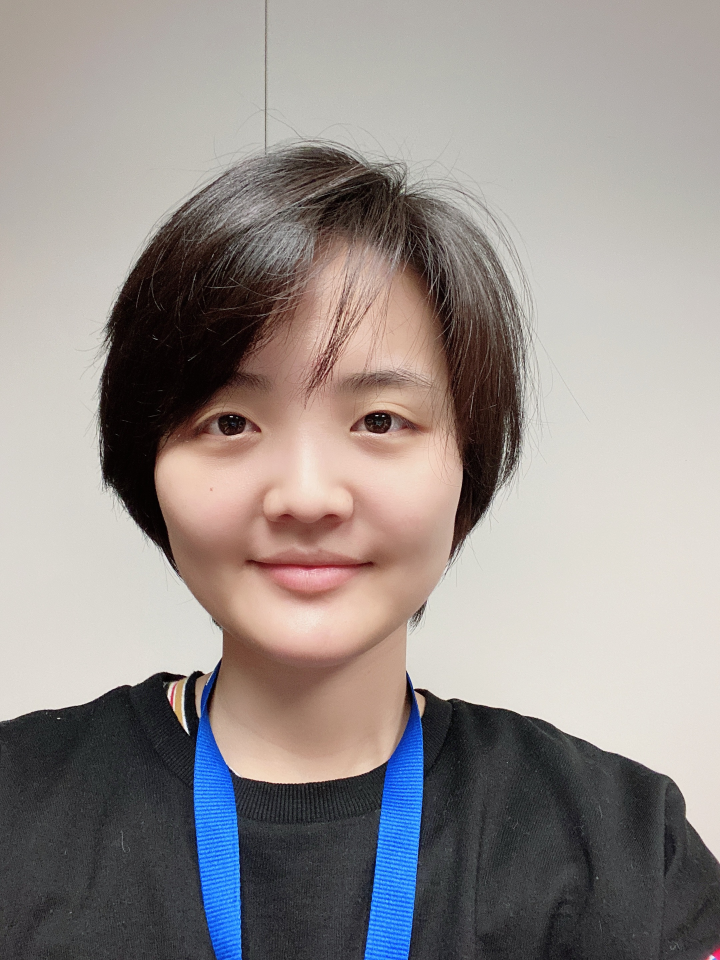
#> input picture Fall_2023/Project1/Part2/Project 1 Part 2 Download Sep 29, 2023 943 AM/262349-1939611 - Heh-Soo Choi - Sep 23, 2023 321 PM/my_face.JPG, 2160 x 2880 px, found by its file name (shown at 1/3 size)
$ jupyter execute 'Choi_Hyesoo(Heh-soo)_project1_pt2.ipynb'
#> lines starting #> are read from the running program, lines starting #| are printed output that depends on the picture; after the words box and inside, x2 and y2 are one past the last pixel; in counts of white or black regions, pixels touching at a corner belong together
# Project 1 - Part 2
### hyesoo choi (heh-soo choi)

<p>
Skin tracking algorithm.
Using NumPy, OpenCv, and Matplotlib complete the following image pipeline.  Submit python notebook. </p>

<b>Image Pipeline </b><br />

-    Take a picture of your face or have a friend do it.
-    Import the image into Jupyter Notebook.
-    Analyze the image.
-    Create a histogram of the whole image.
-    Modify your image with brightness and contrast so it fills the complete tonal range.
-    Create a mask of your face.
-    Use the mask to create a HSV histogram.
-    Analyze the histogram for skin tone ranges.
-    Use the HSV ranges to create a mask of skin tones.
-    Apply the mask to the image and segment out your skin/face.

<p>For the last two steps in the pipeline, you will need to use cv2.bitwise_and and cv2.inRange. Read the documentation to understand the inputs that both functions accept and what they accomplish.</p>

[cell 1]
# define adjust_brightness and contrast function (from class)
# output = alpha * input + beta

def adjust_brightness_contrast(image_array, alpha, beta):
    # Convert to floating point to avoid overflow and underflow
    temp = image_array.astype('float32')

    # Adjust contrast
    temp *= alpha

    # Adjust brightness
    temp += beta

    # Clip values to be in the range [0, 255]
    temp = np.clip(temp, 0, 255)

    return temp.astype('uint8')

[cell 2]
# import libraries
import numpy as np
import cv2
import matplotlib.pyplot as plt

# 2. Import the image into Jupyter Notebook.
img_color = cv2.imread("../Graphics/my_face.JPG")
#> img_color is the input picture: shape (2880, 2160, 3); mean B, G, R 139.7, 142.3, 149.3

# 3. Analyze the image

# convert img to rgb
img_rgb = cv2.cvtColor(img_color, cv2.COLOR_BGR2RGB)

# convert img to hsv
img_hsv = cv2.cvtColor(img_rgb, cv2.COLOR_RGB2HSV)
#> img_hsv: shape (2880, 2160, 3); mean H, S, V 39.1, 41.6, 155.3
# convert to black and white to analyze the image brightness and contrast
img_bw = cv2.cvtColor(img_rgb, cv2.COLOR_RGB2GRAY)
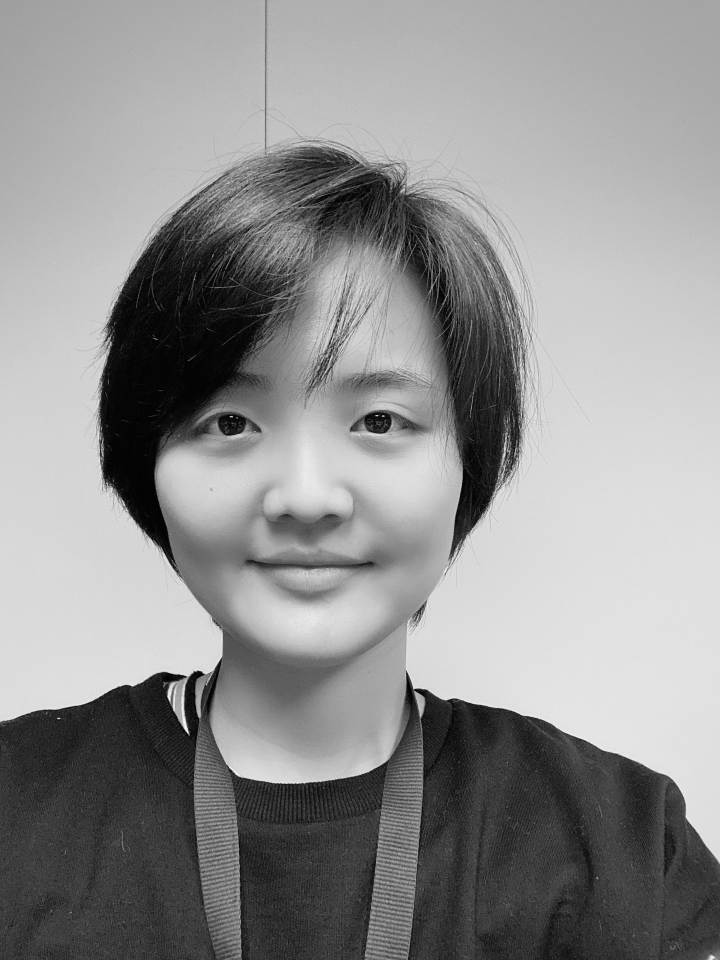
#> img_bw: shape (2880, 2160) (shown at 1/3 size); min 0, max 255, mean 144.1

# 4. Create a histogram of the whole image. RGB
# Hue
hist = cv2.calcHist([img_hsv], [0], None, [256], [0,255])
#> hist = 256 values, max 811912 at index 21, min 0 at index 47, mean 24300
plt.plot(hist, color='red')
plt.xlim([0,255])

# Saturation
hist = cv2.calcHist([img_hsv], [1], None, [256], [0,255])
#> hist = 256 values, max 812009 at index 12, min 0 at index 255, mean 24145.3
plt.plot(hist, color='green')
plt.xlim([0,255])

# Value
hist = cv2.calcHist([img_hsv], [2], None, [256], [0,255])
#> hist = 256 values, max 90244 at index 228, min 0 at index 255, mean 24118.4
plt.plot(hist, color='blue')
plt.xlim([0,255])

plt.legend(["hue", "saturation", "value"], loc = 'upper left')
plt.show()
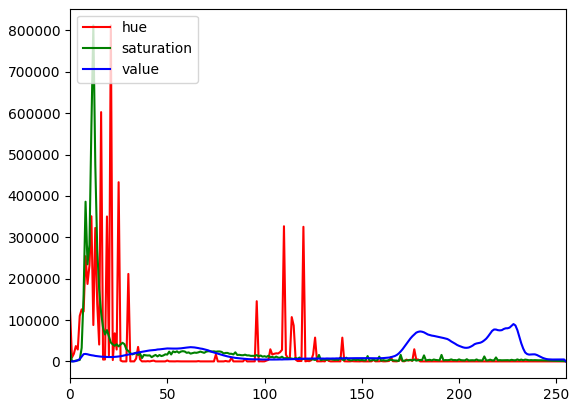
#> figure drawn by matplotlib, 1 panel; curve peaks at x = 21, y = 811912; curve peaks at x = 12, y = 812009; curve peaks at x = 228, y = 90244

# calculate the histogram of bw img
hist_bw = cv2.calcHist([img_bw], [0], None, [256], [0,255])
#> hist_bw = 256 values, max 90484 at index 221, min 0 at index 255, mean 24300

# 5. Modify your image with brightness and contrast.
# Adjust brightness and contrast for better quality of image
contrast = 0.97
brightness = 1.05
adjusted_img_bw = adjust_brightness_contrast(img_bw, contrast, brightness)
adjusted_img_color = adjust_brightness_contrast(img_rgb, contrast, brightness)
#> call 2 of adjust_brightness_contrast, with alpha = 0.97, beta = 1.05
#> in adjust_brightness_contrast (call 2), `return temp.astype('uint8')`:
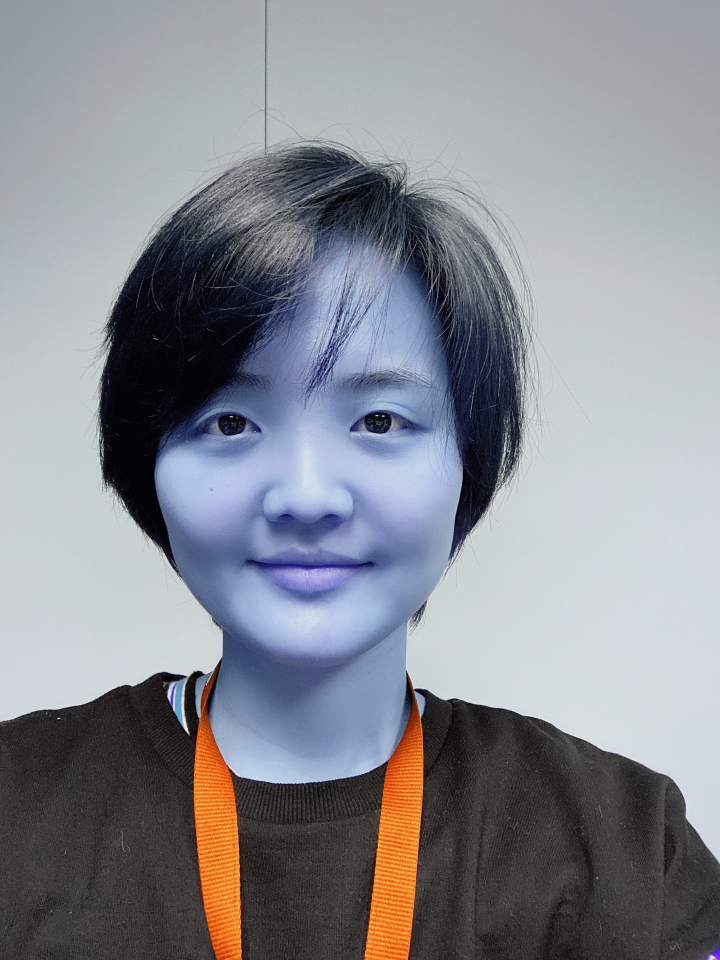
#> returned value: shape (2880, 2160, 3) (shown at 1/3 size); mean of channels 0, 1, 2 145.4, 138.6, 136; drawn as B, G, R

# Calculate histogram of adjusted image bw
adjusted_hist = cv2.calcHist([adjusted_img_bw],[0],None,[256],[0,255])
#> adjusted_hist = 256 values, max 90484 at index 215, min 0 at index 0, mean 24300

# Plotting original and adjusted images side-by-side
plt.figure(figsize=(5,5))

plt.subplot(2, 2, 1)
plt.imshow(img_rgb)
plt.title('Original Image')

plt.subplot(2, 2, 2)
plt.plot(hist_bw)
plt.xlim([0,255])
plt.title('OG Histogram')

plt.subplot(2, 2, 3)
plt.imshow(adjusted_img_color, vmin=0, vmax=255)
plt.title('Adjusted Image')

plt.subplot(2, 2, 4)
plt.plot(adjusted_hist)
plt.xlim([0,255])
plt.title('Adjusted Histogram')

plt.tight_layout()
plt.show()
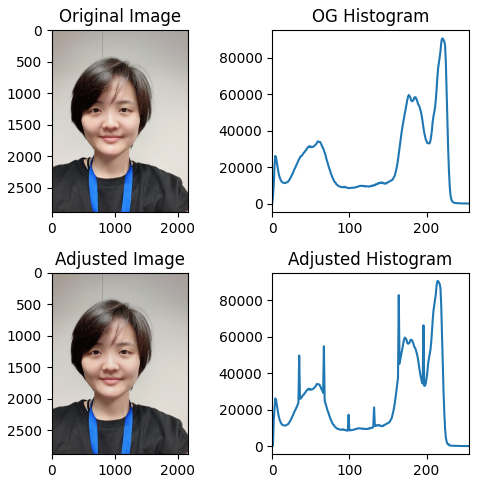
#> figure drawn by matplotlib, 4 panels; panel 2: curve peaks at x = 221, y = 90484; panel 4: curve peaks at x = 215, y = 90484

[cell 3]
# 6. Mask out your face.
# create a mask (use bit-wise AND operator)
mask = np.zeros(img_rgb.shape[:2], np.uint8)
mask[550:2000, 450:1400] = 255

img_masked = cv2.bitwise_and(img_rgb, img_rgb, mask=mask)
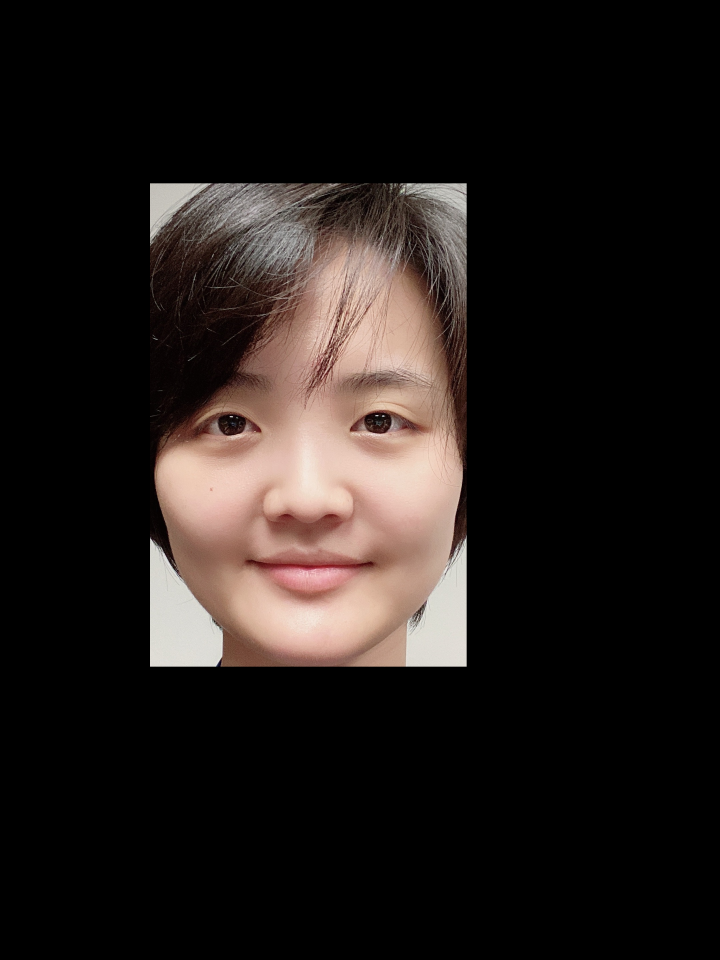
#> img_masked: shape (2880, 2160, 3) (shown at 1/3 size); mean R, G, B 33.8, 27.7, 25.2

plt.imshow(img_masked)

[cell 4]
# 7. Use the mask to create a HSV histogram.
# get the histogram of face area (masked)
hist = cv2.calcHist([img_hsv], [0], mask, [256], [0,255] )
#> hist = 256 values, max 176130 at index 10, min 0 at index 27, mean 5380.9
plt.plot(hist, color='red')
plt.xlim([0,255])


hist = cv2.calcHist([img_hsv], [1], mask, [256], [0,255] )
#> hist = 256 values, max 27580 at index 7, min 0 at index 1, mean 5294.6
plt.plot(hist, color='green')
plt.xlim([0,255])


hist = cv2.calcHist([img_hsv], [2], mask, [256], [0,255] )
#> hist = 256 values, max 16608 at index 221, min 0 at index 255, mean 5380.6
plt.plot(hist, color='blue')
plt.xlim([0,255])

plt.legend(["hue", "saturation", "value"], loc = 'upper left')
plt.show()
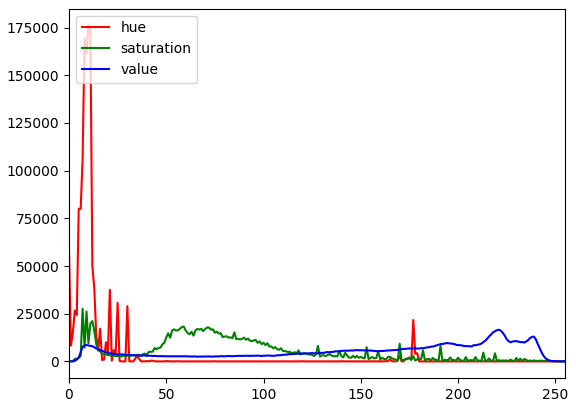
#> figure drawn by matplotlib, 1 panel; curve peaks at x = 10, y = 176130; curve peaks at x = 7, y = 27580; curve peaks at x = 221, y = 16608

[cell 5]
# 8. Using the above face histogram, Analyze the histogram for skin tone ranges.
# 9. Use the HSV ranges to create a mask.
mask = np.zeros(img_rgb.shape[:2], np.uint8)

# min_HSV = [h min, s min, v min] in histogram (estimate value)
# max_HSV = [h max, s max, v max] in histogram (estimate value)
min_HSV = np.array([0, 30, 120])
max_HSV = np.array([45,180,255])
mask = cv2.inRange(img_hsv, min_HSV, max_HSV)
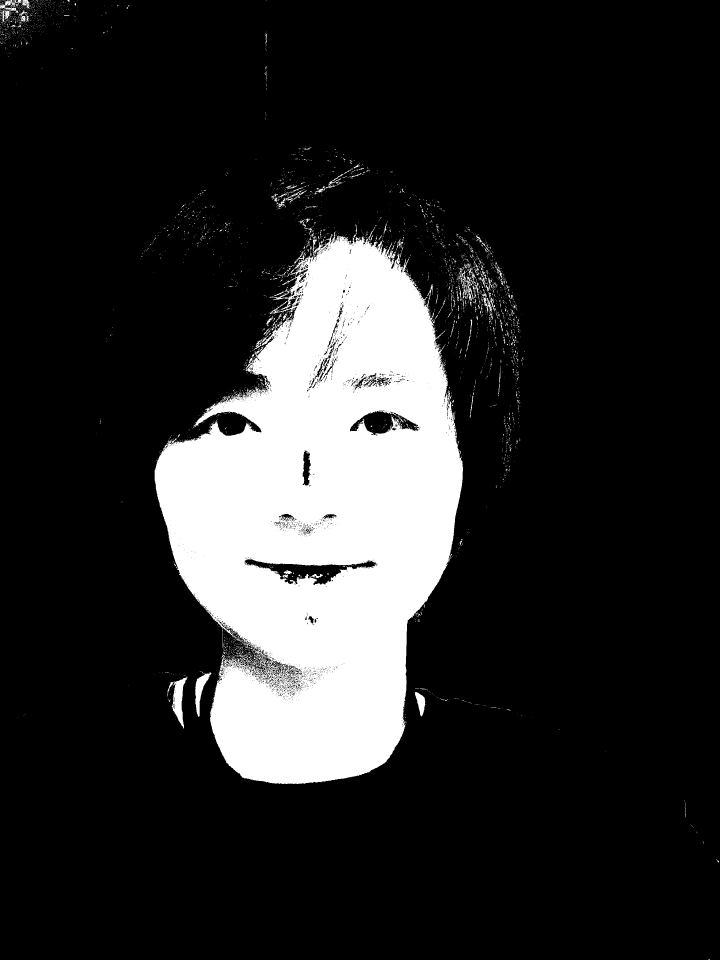
#> mask: shape (2880, 2160) (shown at 1/3 size); 15.9% white; 4105 white regions (3907 under 20 px), largest, box (x1, y1, x2, y2) and area: (464, 692, 1389, 2352) 956714, (501, 2030, 564, 2186) 3400, (585, 2014, 634, 2151) 2304

# 10. Apply the mask to the image and segment out your skin/face
img_masked = cv2.bitwise_and(img_rgb, img_rgb, mask=mask)
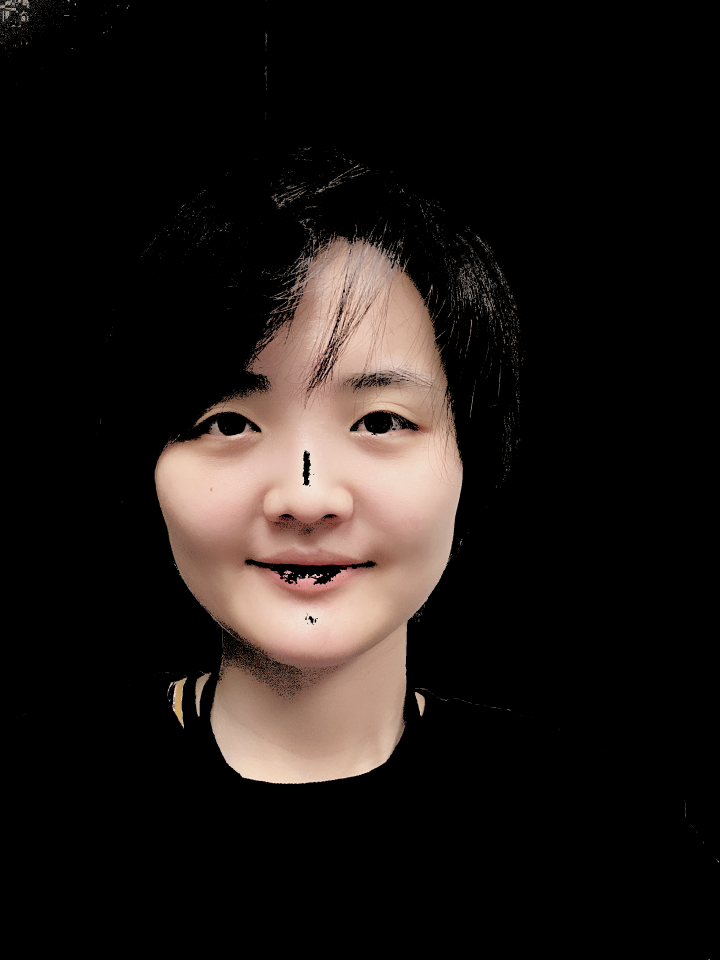
#> img_masked: shape (2880, 2160, 3) (shown at 1/3 size); mean R, G, B 30.3, 24.4, 21.7

plt.imshow(img_masked)
